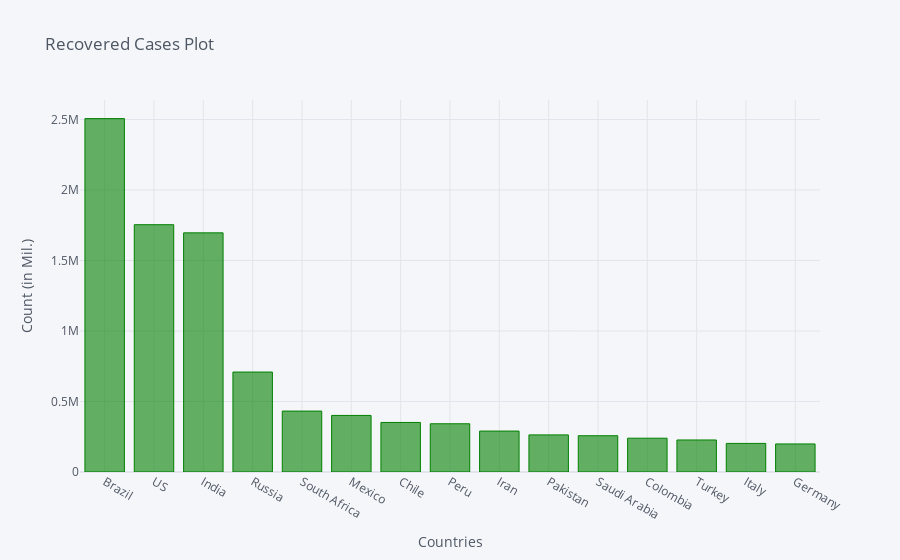

This figure's notebook cell:
### Code cell
recovered_df2_plot.iplot(kind='bar', x='Country/Region', y='8/12/20',color='green',
                         title='Recovered Cases Plot',xTitle='Countries',yTitle='Count (in Mil.)')

### Figure 1 — Plotly figure (JSON) as saved in the notebook; plotly's stock layout.template omitted (floating-point values rounded to 4 significant figures)
{"data": [{"marker": {"color": "rgba(0, 128, 0, 0.6)", "line": {"color": "rgba(0, 128, 0, 1.0)", "width": 1}}, "name": "8/12/20", "orientation": "v", "text": "", "type": "bar", "x": ["Brazil", "US", "India", "Russia", "South Africa", "Mexico", "Chile", "Peru", "Iran", "Pakistan", "Saudi Arabia", "Colombia", "Turkey", "Italy", "Germany"], "y": [2506228, 1753760, 1695982, 708900, 432029, 401182, 351419, 341938, 290244, 263193, 257269, 239785, 227089, 202697, 198991]}], "layout": {"legend": {"bgcolor": "#F5F6F9", "font": {"color": "#4D5663"}}, "paper_bgcolor": "#F5F6F9", "plot_bgcolor": "#F5F6F9", "title": {"font": {"color": "#4D5663"}, "text": "Recovered Cases Plot"}, "xaxis": {"gridcolor": "#E1E5ED", "showgrid": true, "tickfont": {"color": "#4D5663"}, "title": {"font": {"color": "#4D5663"}, "text": "Countries"}, "zerolinecolor": "#E1E5ED"}, "yaxis": {"gridcolor": "#E1E5ED", "showgrid": true, "tickfont": {"color": "#4D5663"}, "title": {"font": {"color": "#4D5663"}, "text": "Count (in Mil.)"}, "zerolinecolor": "#E1E5ED"}}}
